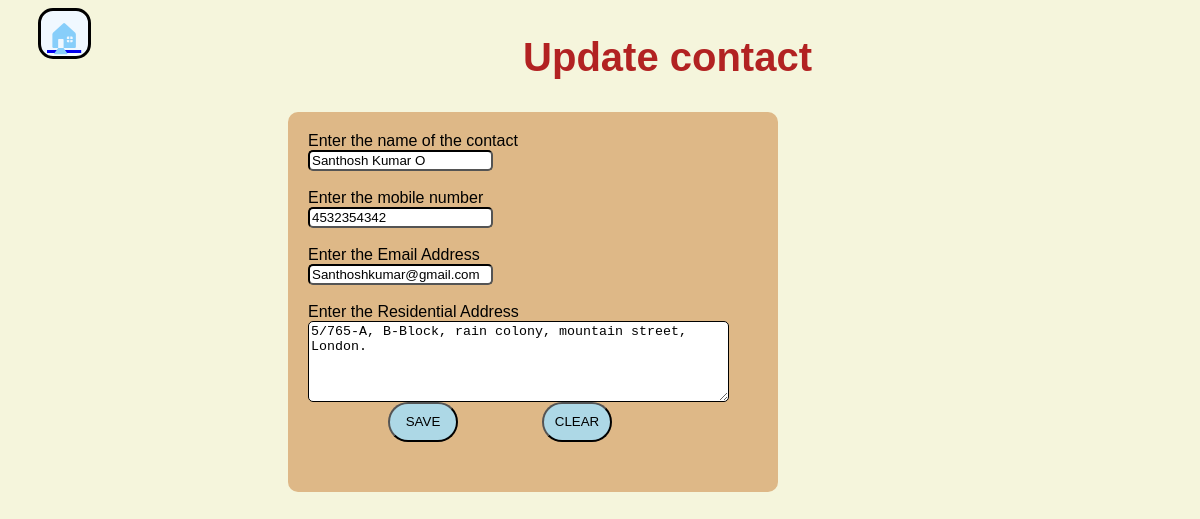
Screenshot of /update/2/ (signed in) with the database file from the repository.
### application/models.py (models this page shows, shortened)
class Number(models.Model):
    user=models.ForeignKey(User,on_delete=models.CASCADE)
    id=models.AutoField(primary_key=True)
    name=models.CharField(max_length=20)
    number=models.CharField(max_length=10)
    email=models.EmailField(max_length=30)
    address=models.CharField(max_length=100)
    class Meta:
        unique_together = ('user', 'number')

### application/views.py (the view, shortened to what this page needs)
# urls.py: path('update/<int:id>/',views.updatecontact,name="update_contact"),
@login_required(login_url='login')
def updatecontact(request, id):
    contacts = get_object_or_404(Number, id=id, user=request.user)
    return render(request, "application/update.html", {"contacts": contacts})

### application/templates/application/update.html (shortened to what this page needs)
<html>
    <head>
    </head>
    <body>
        <div class="head">
        <a href="/"><div class="home">🏠︎</div></a>
        <h1><b>Update contact</b></h1>
        </div>
        <div class="form">
        <form method="POST" onsubmit="return updateit()">
            <label>Enter the name of the contact</label><br>
            <input type="text" name="name" id="i1" class="box" value="{{contacts.name}}"><br><br>
            <label>Enter the mobile number</label><br>
            <input type="text" name="number" value="{{contacts.number}}" id="i2" class="box"><br><br>
            <label>Enter the Email Address</label><br>
            <input type="text" name="email" value="{{contacts.email}}" id="i3" class="box"><br><br>
            <label>Enter the Residential Address</label><br>
            <textarea rows="5" cols="50" name="address" id="i4" class="box">{{contacts.address}}</textarea><br>
            <button type="submit">SAVE</button>
            <button type="button" onclick="clearall()">CLEAR</button>
        </form>
        </div>
    </body>
</html>

### application/templates/application/update.html (style rules this page uses)
body { background-color: beige; }
label { font-family:Verdana, Geneva, Tahoma, sans-serif; }
.box { border-color: black; border-radius: 5px; }
.form { margin-left:280px; margin-top:5px; text-align: left; background-color: burlywood; width:450px; height:340px; padding:20px 20px; border-radius: 10px; }
h1 { font-size: 50px; font-family: Impact, Haettenschweiler, 'Arial Narrow Bold', sans-serif; text-align: center; }
button { margin-left:80px; border-radius: 20px; background-color: lightblue; width:70px; height:40px; }
.head { display:flex; justify-content: space-between; }
.head h1 { font-size: 40px; text-align: center; font-family: Impact, Haettenschweiler, 'Arial Narrow Bold', sans-serif; color: firebrick; margin-right: 380px; }
.head .home { color:lightskyblue; background-color: aliceblue; border:3px solid black; width: 35px; height: 35px; font-size: 30px; padding:5px 6px; margin-left:30px; border-radius: 15px; }

### rows the page displays
Number: name "Santhosh Kumar O", number "4532354342", email "Santhoshkumar@gmail.com", address "5/765-A, B-Block, rain colony, mountain street, London."
